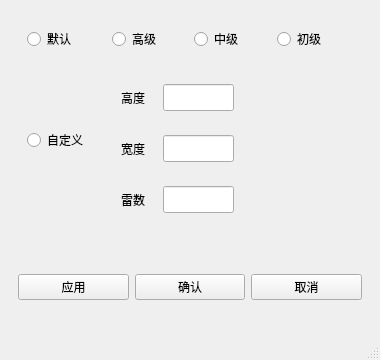
<?xml version="1.0" encoding="UTF-8"?>
<ui version="4.0">
 <class>ChoiceWindow</class>
 <widget class="QMainWindow" name="ChoiceWindow">
  <property name="geometry">
   <rect>
    <x>0</x>
    <y>0</y>
    <width>380</width>
    <height>360</height>
   </rect>
  </property>
  <property name="minimumSize">
   <size>
    <width>380</width>
    <height>360</height>
   </size>
  </property>
  <property name="maximumSize">
   <size>
    <width>387</width>
    <height>360</height>
   </size>
  </property>
  <property name="windowTitle">
   <string>MainWindow</string>
  </property>
  <widget class="QWidget" name="centralwidget">
   <layout class="QVBoxLayout" name="verticalLayout_3">
    <item>
     <widget class="QWidget" name="widget" native="true">
      <layout class="QGridLayout" name="gridLayout">
       <item row="0" column="1">
        <widget class="QWidget" name="widget_2" native="true">
         <layout class="QHBoxLayout" name="horizontalLayout_4">
          <item>
           <widget class="QRadioButton" name="radioButton_defulat_highLevel">
            <property name="text">
             <string>高级</string>
            </property>
           </widget>
          </item>
          <item>
           <widget class="QRadioButton" name="radioButton_defulat_midLevel">
            <property name="text">
             <string>中级</string>
            </property>
           </widget>
          </item>
          <item>
           <widget class="QRadioButton" name="radioButton_defulat_lowLevel">
            <property name="text">
             <string>初级</string>
            </property>
           </widget>
          </item>
         </layout>
        </widget>
       </item>
       <item row="1" column="1">
        <widget class="QWidget" name="widget_6" native="true">
         <layout class="QVBoxLayout" name="verticalLayout">
          <item>
           <widget class="QWidget" name="widget_3" native="true">
            <layout class="QHBoxLayout" name="horizontalLayout">
             <item>
              <widget class="QLabel" name="label">
               <property name="minimumSize">
                <size>
                 <width>36</width>
                 <height>27</height>
                </size>
               </property>
               <property name="maximumSize">
                <size>
                 <width>36</width>
                 <height>27</height>
                </size>
               </property>
               <property name="text">
                <string>高度</string>
               </property>
              </widget>
             </item>
             <item>
              <widget class="QLineEdit" name="text_choice_height">
               <property name="sizePolicy">
                <sizepolicy hsizetype="Fixed" vsizetype="Fixed">
                 <horstretch>71</horstretch>
                 <verstretch>27</verstretch>
                </sizepolicy>
               </property>
               <property name="minimumSize">
                <size>
                 <width>71</width>
                 <height>27</height>
                </size>
               </property>
               <property name="maximumSize">
                <size>
                 <width>71</width>
                 <height>27</height>
                </size>
               </property>
              </widget>
             </item>
             <item>
              <spacer name="horizontalSpacer_2">
               <property name="orientation">
                <enum>Qt::Horizontal</enum>
               </property>
               <property name="sizeHint" stdset="0">
                <size>
                 <width>40</width>
                 <height>20</height>
                </size>
               </property>
              </spacer>
             </item>
            </layout>
           </widget>
          </item>
          <item>
           <widget class="QWidget" name="widget_4" native="true">
            <layout class="QHBoxLayout" name="horizontalLayout_2">
             <item>
              <widget class="QLabel" name="label_2">
               <property name="minimumSize">
                <size>
                 <width>36</width>
                 <height>27</height>
                </size>
               </property>
               <property name="maximumSize">
                <size>
                 <width>36</width>
                 <height>27</height>
                </size>
               </property>
               <property name="text">
                <string>宽度</string>
               </property>
              </widget>
             </item>
             <item>
              <widget class="QLineEdit" name="text_choice_wid">
               <property name="sizePolicy">
                <sizepolicy hsizetype="Fixed" vsizetype="Fixed">
                 <horstretch>0</horstretch>
                 <verstretch>0</verstretch>
                </sizepolicy>
               </property>
               <property name="minimumSize">
                <size>
                 <width>71</width>
                 <height>27</height>
                </size>
               </property>
               <property name="maximumSize">
                <size>
                 <width>71</width>
                 <height>27</height>
                </size>
               </property>
              </widget>
             </item>
             <item>
              <spacer name="horizontalSpacer">
               <property name="orientation">
                <enum>Qt::Horizontal</enum>
               </property>
               <property name="sizeHint" stdset="0">
                <size>
                 <width>40</width>
                 <height>20</height>
                </size>
               </property>
              </spacer>
             </item>
            </layout>
           </widget>
          </item>
          <item>
           <widget class="QWidget" name="widget_5" native="true">
            <layout class="QHBoxLayout" name="horizontalLayout_3">
             <item>
              <widget class="QLabel" name="label_3">
               <property name="minimumSize">
                <size>
                 <width>36</width>
                 <height>27</height>
                </size>
               </property>
               <property name="maximumSize">
                <size>
                 <width>36</width>
                 <height>27</height>
                </size>
               </property>
               <property name="text">
                <string>雷数</string>
               </property>
              </widget>
             </item>
             <item>
              <widget class="QLineEdit" name="text_choice_mineNum">
               <property name="sizePolicy">
                <sizepolicy hsizetype="Fixed" vsizetype="Fixed">
                 <horstretch>0</horstretch>
                 <verstretch>0</verstretch>
                </sizepolicy>
               </property>
               <property name="minimumSize">
                <size>
                 <width>71</width>
                 <height>27</height>
                </size>
               </property>
               <property name="maximumSize">
                <size>
                 <width>71</width>
                 <height>27</height>
                </size>
               </property>
               <property name="text">
                <string/>
               </property>
              </widget>
             </item>
             <item>
              <spacer name="horizontalSpacer_3">
               <property name="orientation">
                <enum>Qt::Horizontal</enum>
               </property>
               <property name="sizeHint" stdset="0">
                <size>
                 <width>40</width>
                 <height>20</height>
                </size>
               </property>
              </spacer>
             </item>
            </layout>
           </widget>
          </item>
         </layout>
        </widget>
       </item>
       <item row="0" column="0" rowspan="2">
        <widget class="QWidget" name="widget_8" native="true">
         <layout class="QVBoxLayout" name="verticalLayout_2">
          <item>
           <widget class="QRadioButton" name="radioButton_default">
            <property name="text">
             <string>默认</string>
            </property>
           </widget>
          </item>
          <item>
           <spacer name="verticalSpacer">
            <property name="orientation">
             <enum>Qt::Vertical</enum>
            </property>
            <property name="sizeHint" stdset="0">
             <size>
              <width>20</width>
              <height>40</height>
             </size>
            </property>
           </spacer>
          </item>
          <item>
           <widget class="QRadioButton" name="radioButton_custom">
            <property name="text">
             <string>自定义</string>
            </property>
           </widget>
          </item>
          <item>
           <spacer name="verticalSpacer_2">
            <property name="orientation">
             <enum>Qt::Vertical</enum>
            </property>
            <property name="sizeHint" stdset="0">
             <size>
              <width>20</width>
              <height>40</height>
             </size>
            </property>
           </spacer>
          </item>
         </layout>
        </widget>
       </item>
      </layout>
     </widget>
    </item>
    <item>
     <widget class="QWidget" name="widget_7" native="true">
      <layout class="QHBoxLayout" name="horizontalLayout_5">
       <item>
        <widget class="QPushButton" name="b_choice_apply">
         <property name="text">
          <string>应用</string>
         </property>
        </widget>
       </item>
       <item>
        <widget class="QPushButton" name="b_choice_enter">
         <property name="text">
          <string>确认</string>
         </property>
        </widget>
       </item>
       <item>
        <widget class="QPushButton" name="b_choice_cancel">
         <property name="text">
          <string>取消</string>
         </property>
        </widget>
       </item>
      </layout>
     </widget>
    </item>
   </layout>
  </widget>
  <widget class="QStatusBar" name="statusbar"/>
 </widget>
 <resources/>
 <connections/>
</ui>
